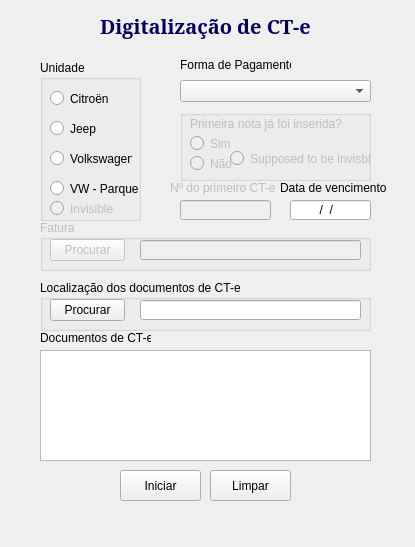
<?xml version="1.0" encoding="UTF-8"?>
<ui version="4.0">
 <class>MainWindow</class>
 <widget class="QMainWindow" name="MainWindow">
  <property name="enabled">
   <bool>true</bool>
  </property>
  <property name="geometry">
   <rect>
    <x>0</x>
    <y>0</y>
    <width>415</width>
    <height>547</height>
   </rect>
  </property>
  <property name="minimumSize">
   <size>
    <width>415</width>
    <height>547</height>
   </size>
  </property>
  <property name="maximumSize">
   <size>
    <width>415</width>
    <height>547</height>
   </size>
  </property>
  <property name="windowTitle">
   <string>Digitalização</string>
  </property>
  <property name="windowIcon">
   <iconset>
    <normaloff>images/mySaga - icon.jpg</normaloff>images/mySaga - icon.jpg</iconset>
  </property>
  <property name="styleSheet">
   <string notr="true"/>
  </property>
  <widget class="QWidget" name="centralwidget">
   <widget class="QGroupBox" name="gbCNPJ">
    <property name="enabled">
     <bool>true</bool>
    </property>
    <property name="geometry">
     <rect>
      <x>40</x>
      <y>60</y>
      <width>101</width>
      <height>161</height>
     </rect>
    </property>
    <property name="styleSheet">
     <string notr="true">font: 8pt &quot;Noto Serif&quot;;</string>
    </property>
    <property name="title">
     <string>Unidade</string>
    </property>
    <widget class="QRadioButton" name="rbParque">
     <property name="enabled">
      <bool>true</bool>
     </property>
     <property name="geometry">
      <rect>
       <x>10</x>
       <y>120</y>
       <width>91</width>
       <height>17</height>
      </rect>
     </property>
     <property name="styleSheet">
      <string notr="true">font: 8pt &quot;Noto Serif&quot;;</string>
     </property>
     <property name="text">
      <string>VW - Parque</string>
     </property>
     <attribute name="buttonGroup">
      <string notr="true">buttonGroup_2</string>
     </attribute>
    </widget>
    <widget class="QRadioButton" name="rbCitroen">
     <property name="enabled">
      <bool>true</bool>
     </property>
     <property name="geometry">
      <rect>
       <x>10</x>
       <y>30</y>
       <width>82</width>
       <height>17</height>
      </rect>
     </property>
     <property name="styleSheet">
      <string notr="true">font: 8pt &quot;Noto Serif&quot;;</string>
     </property>
     <property name="text">
      <string>Citroën</string>
     </property>
     <attribute name="buttonGroup">
      <string notr="true">buttonGroup_2</string>
     </attribute>
    </widget>
    <widget class="QRadioButton" name="rbVolkswagen">
     <property name="enabled">
      <bool>true</bool>
     </property>
     <property name="geometry">
      <rect>
       <x>10</x>
       <y>90</y>
       <width>82</width>
       <height>17</height>
      </rect>
     </property>
     <property name="styleSheet">
      <string notr="true">font: 8pt &quot;Noto Serif&quot;;</string>
     </property>
     <property name="text">
      <string>Volkswagen</string>
     </property>
     <attribute name="buttonGroup">
      <string notr="true">buttonGroup_2</string>
     </attribute>
    </widget>
    <widget class="QRadioButton" name="rbJeep">
     <property name="enabled">
      <bool>true</bool>
     </property>
     <property name="geometry">
      <rect>
       <x>10</x>
       <y>60</y>
       <width>82</width>
       <height>17</height>
      </rect>
     </property>
     <property name="styleSheet">
      <string notr="true">font: 8pt &quot;Noto Serif&quot;;</string>
     </property>
     <property name="text">
      <string>Jeep</string>
     </property>
     <attribute name="buttonGroup">
      <string notr="true">buttonGroup_2</string>
     </attribute>
    </widget>
    <widget class="QRadioButton" name="rbInvisible_2">
     <property name="enabled">
      <bool>false</bool>
     </property>
     <property name="geometry">
      <rect>
       <x>10</x>
       <y>140</y>
       <width>141</width>
       <height>17</height>
      </rect>
     </property>
     <property name="styleSheet">
      <string notr="true">font: 8pt &quot;Noto Serif&quot;;</string>
     </property>
     <property name="text">
      <string>Invisible</string>
     </property>
     <attribute name="buttonGroup">
      <string notr="true">buttonGroup_2</string>
     </attribute>
    </widget>
   </widget>
   <widget class="QComboBox" name="cbPaymentMethod">
    <property name="enabled">
     <bool>true</bool>
    </property>
    <property name="geometry">
     <rect>
      <x>180</x>
      <y>80</y>
      <width>191</width>
      <height>22</height>
     </rect>
    </property>
    <property name="styleSheet">
     <string notr="true">font: 8pt &quot;Noto Serif&quot;;</string>
    </property>
    <property name="editable">
     <bool>false</bool>
    </property>
    <item>
     <property name="text">
      <string/>
     </property>
    </item>
    <item>
     <property name="text">
      <string>Boleto Agrupado</string>
     </property>
    </item>
    <item>
     <property name="text">
      <string>Boleto em Anexo</string>
     </property>
    </item>
   </widget>
   <widget class="QLabel" name="lbPaymentMethod">
    <property name="enabled">
     <bool>true</bool>
    </property>
    <property name="geometry">
     <rect>
      <x>180</x>
      <y>57</y>
      <width>111</width>
      <height>16</height>
     </rect>
    </property>
    <property name="styleSheet">
     <string notr="true">font: 8pt &quot;Noto Serif&quot;;</string>
    </property>
    <property name="text">
     <string>Forma de Pagamento</string>
    </property>
   </widget>
   <widget class="QPlainTextEdit" name="pteCte">
    <property name="enabled">
     <bool>true</bool>
    </property>
    <property name="geometry">
     <rect>
      <x>40</x>
      <y>350</y>
      <width>331</width>
      <height>111</height>
     </rect>
    </property>
    <property name="styleSheet">
     <string notr="true">font: 8pt &quot;Noto Serif&quot;;</string>
    </property>
   </widget>
   <widget class="QLabel" name="lbCte">
    <property name="enabled">
     <bool>true</bool>
    </property>
    <property name="geometry">
     <rect>
      <x>40</x>
      <y>330</y>
      <width>111</width>
      <height>16</height>
     </rect>
    </property>
    <property name="styleSheet">
     <string notr="true">font: 8pt &quot;Noto Serif&quot;;</string>
    </property>
    <property name="text">
     <string>Documentos de CT-e</string>
    </property>
   </widget>
   <widget class="QLineEdit" name="leInvoice">
    <property name="enabled">
     <bool>false</bool>
    </property>
    <property name="geometry">
     <rect>
      <x>140</x>
      <y>240</y>
      <width>221</width>
      <height>20</height>
     </rect>
    </property>
    <property name="styleSheet">
     <string notr="true">font: 8pt &quot;Noto Serif&quot;;</string>
    </property>
    <property name="inputMethodHints">
     <set>Qt::ImhNone</set>
    </property>
    <property name="inputMask">
     <string/>
    </property>
   </widget>
   <widget class="QGroupBox" name="gbFirstCTe">
    <property name="enabled">
     <bool>false</bool>
    </property>
    <property name="geometry">
     <rect>
      <x>180</x>
      <y>110</y>
      <width>191</width>
      <height>71</height>
     </rect>
    </property>
    <property name="styleSheet">
     <string notr="true">font: 8pt &quot;Noto Serif&quot;;</string>
    </property>
    <property name="title">
     <string/>
    </property>
    <property name="checkable">
     <bool>false</bool>
    </property>
    <widget class="QLabel" name="lbFirstCTe">
     <property name="enabled">
      <bool>false</bool>
     </property>
     <property name="geometry">
      <rect>
       <x>10</x>
       <y>6</y>
       <width>161</width>
       <height>16</height>
      </rect>
     </property>
     <property name="styleSheet">
      <string notr="true">font: 8pt &quot;Noto Serif&quot;;</string>
     </property>
     <property name="text">
      <string>Primeira nota já foi inserida?</string>
     </property>
    </widget>
    <widget class="QRadioButton" name="rbInvisible">
     <property name="enabled">
      <bool>false</bool>
     </property>
     <property name="geometry">
      <rect>
       <x>50</x>
       <y>40</y>
       <width>141</width>
       <height>17</height>
      </rect>
     </property>
     <property name="styleSheet">
      <string notr="true">font: 8pt &quot;Noto Serif&quot;;</string>
     </property>
     <property name="text">
      <string>Supposed to be invisble</string>
     </property>
     <attribute name="buttonGroup">
      <string notr="true">buttonGroup</string>
     </attribute>
    </widget>
    <widget class="QRadioButton" name="rbYes">
     <property name="enabled">
      <bool>false</bool>
     </property>
     <property name="geometry">
      <rect>
       <x>10</x>
       <y>25</y>
       <width>82</width>
       <height>17</height>
      </rect>
     </property>
     <property name="styleSheet">
      <string notr="true">font: 8pt &quot;Noto Serif&quot;;</string>
     </property>
     <property name="text">
      <string>Sim</string>
     </property>
     <attribute name="buttonGroup">
      <string notr="true">buttonGroup</string>
     </attribute>
    </widget>
    <widget class="QRadioButton" name="rbNo">
     <property name="enabled">
      <bool>false</bool>
     </property>
     <property name="geometry">
      <rect>
       <x>10</x>
       <y>45</y>
       <width>82</width>
       <height>17</height>
      </rect>
     </property>
     <property name="styleSheet">
      <string notr="true">font: 8pt &quot;Noto Serif&quot;;</string>
     </property>
     <property name="text">
      <string>Não</string>
     </property>
     <attribute name="buttonGroup">
      <string notr="true">buttonGroup</string>
     </attribute>
    </widget>
   </widget>
   <widget class="QPushButton" name="pbSearchInvoice">
    <property name="enabled">
     <bool>false</bool>
    </property>
    <property name="geometry">
     <rect>
      <x>50</x>
      <y>239</y>
      <width>75</width>
      <height>22</height>
     </rect>
    </property>
    <property name="styleSheet">
     <string notr="true">font: 8pt &quot;Noto Serif&quot;;</string>
    </property>
    <property name="text">
     <string>Procurar</string>
    </property>
   </widget>
   <widget class="QGroupBox" name="gbInvoice">
    <property name="enabled">
     <bool>false</bool>
    </property>
    <property name="geometry">
     <rect>
      <x>40</x>
      <y>220</y>
      <width>331</width>
      <height>51</height>
     </rect>
    </property>
    <property name="styleSheet">
     <string notr="true">font: 8pt &quot;Noto Serif&quot;;</string>
    </property>
    <property name="title">
     <string>Fatura</string>
    </property>
   </widget>
   <widget class="QLabel" name="lbDigitalization">
    <property name="geometry">
     <rect>
      <x>100</x>
      <y>10</y>
      <width>261</width>
      <height>31</height>
     </rect>
    </property>
    <property name="font">
     <font>
      <family>Noto Serif</family>
      <pointsize>15</pointsize>
      <weight>75</weight>
      <italic>false</italic>
      <bold>true</bold>
     </font>
    </property>
    <property name="styleSheet">
     <string notr="true">color: rgb(6, 0, 93);</string>
    </property>
    <property name="text">
     <string>Digitalização de CT-e</string>
    </property>
   </widget>
   <widget class="QLineEdit" name="leDueDate">
    <property name="enabled">
     <bool>true</bool>
    </property>
    <property name="geometry">
     <rect>
      <x>290</x>
      <y>200</y>
      <width>81</width>
      <height>20</height>
     </rect>
    </property>
    <property name="layoutDirection">
     <enum>Qt::LeftToRight</enum>
    </property>
    <property name="styleSheet">
     <string notr="true">font: 8pt &quot;Noto Serif&quot;;</string>
    </property>
    <property name="inputMask">
     <string>00/00/0000</string>
    </property>
    <property name="text">
     <string>//</string>
    </property>
    <property name="frame">
     <bool>true</bool>
    </property>
    <property name="echoMode">
     <enum>QLineEdit::Normal</enum>
    </property>
    <property name="alignment">
     <set>Qt::AlignHCenter</set>
    </property>
   </widget>
   <widget class="QLabel" name="lbDueDate">
    <property name="enabled">
     <bool>true</bool>
    </property>
    <property name="geometry">
     <rect>
      <x>280</x>
      <y>180</y>
      <width>111</width>
      <height>16</height>
     </rect>
    </property>
    <property name="styleSheet">
     <string notr="true">font: 8pt &quot;Noto Serif&quot;;</string>
    </property>
    <property name="text">
     <string>Data de vencimento</string>
    </property>
   </widget>
   <widget class="QPushButton" name="pbStart">
    <property name="enabled">
     <bool>true</bool>
    </property>
    <property name="geometry">
     <rect>
      <x>120</x>
      <y>470</y>
      <width>81</width>
      <height>31</height>
     </rect>
    </property>
    <property name="styleSheet">
     <string notr="true">font: 8pt &quot;Noto Serif&quot;;</string>
    </property>
    <property name="text">
     <string>Iniciar</string>
    </property>
   </widget>
   <widget class="QPushButton" name="pbDocumentsFolder">
    <property name="enabled">
     <bool>true</bool>
    </property>
    <property name="geometry">
     <rect>
      <x>50</x>
      <y>299</y>
      <width>75</width>
      <height>22</height>
     </rect>
    </property>
    <property name="styleSheet">
     <string notr="true">font: 8pt &quot;Noto Serif&quot;;</string>
    </property>
    <property name="text">
     <string>Procurar</string>
    </property>
   </widget>
   <widget class="QGroupBox" name="gbDocumentsFolder">
    <property name="enabled">
     <bool>true</bool>
    </property>
    <property name="geometry">
     <rect>
      <x>40</x>
      <y>280</y>
      <width>331</width>
      <height>51</height>
     </rect>
    </property>
    <property name="styleSheet">
     <string notr="true">font: 8pt &quot;Noto Serif&quot;;</string>
    </property>
    <property name="title">
     <string>Localização dos documentos de CT-e</string>
    </property>
   </widget>
   <widget class="QLineEdit" name="leFolderPath">
    <property name="enabled">
     <bool>true</bool>
    </property>
    <property name="geometry">
     <rect>
      <x>140</x>
      <y>300</y>
      <width>221</width>
      <height>20</height>
     </rect>
    </property>
    <property name="styleSheet">
     <string notr="true">font: 8pt &quot;Noto Serif&quot;;</string>
    </property>
    <property name="inputMethodHints">
     <set>Qt::ImhNone</set>
    </property>
    <property name="inputMask">
     <string/>
    </property>
   </widget>
   <widget class="QLineEdit" name="leFirstCTeNumber">
    <property name="enabled">
     <bool>false</bool>
    </property>
    <property name="geometry">
     <rect>
      <x>180</x>
      <y>200</y>
      <width>91</width>
      <height>20</height>
     </rect>
    </property>
    <property name="styleSheet">
     <string notr="true">font: 8pt &quot;Noto Serif&quot;;</string>
    </property>
   </widget>
   <widget class="QLabel" name="lbFirstCTeNumber">
    <property name="enabled">
     <bool>false</bool>
    </property>
    <property name="geometry">
     <rect>
      <x>170</x>
      <y>180</y>
      <width>121</width>
      <height>16</height>
     </rect>
    </property>
    <property name="styleSheet">
     <string notr="true">font: 8pt &quot;Noto Serif&quot;;</string>
    </property>
    <property name="text">
     <string>Nº do primeiro CT-e</string>
    </property>
   </widget>
   <widget class="QPushButton" name="pbClear">
    <property name="enabled">
     <bool>true</bool>
    </property>
    <property name="geometry">
     <rect>
      <x>210</x>
      <y>470</y>
      <width>81</width>
      <height>31</height>
     </rect>
    </property>
    <property name="styleSheet">
     <string notr="true">font: 8pt &quot;Noto Serif&quot;;</string>
    </property>
    <property name="text">
     <string>Limpar</string>
    </property>
   </widget>
   <widget class="QLabel" name="imgGrupoSaga">
    <property name="geometry">
     <rect>
      <x>290</x>
      <y>470</y>
      <width>111</width>
      <height>61</height>
     </rect>
    </property>
    <property name="text">
     <string/>
    </property>
    <property name="pixmap">
     <pixmap>images/gruposaga.png</pixmap>
    </property>
    <property name="scaledContents">
     <bool>true</bool>
    </property>
   </widget>
   <zorder>gbDocumentsFolder</zorder>
   <zorder>gbInvoice</zorder>
   <zorder>gbFirstCTe</zorder>
   <zorder>gbCNPJ</zorder>
   <zorder>cbPaymentMethod</zorder>
   <zorder>lbPaymentMethod</zorder>
   <zorder>pteCte</zorder>
   <zorder>lbCte</zorder>
   <zorder>leInvoice</zorder>
   <zorder>pbSearchInvoice</zorder>
   <zorder>lbDigitalization</zorder>
   <zorder>leDueDate</zorder>
   <zorder>lbDueDate</zorder>
   <zorder>pbStart</zorder>
   <zorder>pbDocumentsFolder</zorder>
   <zorder>leFolderPath</zorder>
   <zorder>leFirstCTeNumber</zorder>
   <zorder>lbFirstCTeNumber</zorder>
   <zorder>pbClear</zorder>
   <zorder>imgGrupoSaga</zorder>
  </widget>
  <widget class="QMenuBar" name="menubar">
   <property name="geometry">
    <rect>
     <x>0</x>
     <y>0</y>
     <width>415</width>
     <height>21</height>
    </rect>
   </property>
  </widget>
 </widget>
 <tabstops>
  <tabstop>rbCitroen</tabstop>
  <tabstop>rbJeep</tabstop>
  <tabstop>rbVolkswagen</tabstop>
  <tabstop>rbParque</tabstop>
  <tabstop>rbInvisible_2</tabstop>
  <tabstop>cbPaymentMethod</tabstop>
  <tabstop>rbYes</tabstop>
  <tabstop>rbNo</tabstop>
  <tabstop>rbInvisible</tabstop>
  <tabstop>leFirstCTeNumber</tabstop>
  <tabstop>leDueDate</tabstop>
  <tabstop>pbSearchInvoice</tabstop>
  <tabstop>leInvoice</tabstop>
  <tabstop>pbDocumentsFolder</tabstop>
  <tabstop>leFolderPath</tabstop>
  <tabstop>pteCte</tabstop>
  <tabstop>pbStart</tabstop>
  <tabstop>pbClear</tabstop>
 </tabstops>
 <resources/>
 <connections/>
 <buttongroups>
  <buttongroup name="buttonGroup"/>
  <buttongroup name="buttonGroup_2"/>
 </buttongroups>
</ui>
